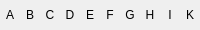
       <widget class="QWidget" name="horizontalCoordinate_2" native="true">
        <property name="sizePolicy">
         <sizepolicy hsizetype="Preferred" vsizetype="Fixed">
          <horstretch>0</horstretch>
          <verstretch>0</verstretch>
         </sizepolicy>
        </property>
        <property name="minimumSize">
         <size>
          <width>0</width>
          <height>30</height>
         </size>
        </property>
        <property name="maximumSize">
         <size>
          <width>16777215</width>
          <height>30</height>
         </size>
        </property>
        <layout class="QHBoxLayout" name="horizontalLayout_2">
         <property name="spacing">
          <number>0</number>
         </property>
         <property name="leftMargin">
          <number>0</number>
         </property>
         <property name="topMargin">
          <number>0</number>
         </property>
         <property name="rightMargin">
          <number>0</number>
         </property>
         <property name="bottomMargin">
          <number>0</number>
         </property>
         <item>
          <widget class="QLabel" name="label_22">
           <property name="text">
            <string>A</string>
           </property>
           <property name="alignment">
            <set>Qt::AlignCenter</set>
           </property>
          </widget>
         </item>
         <item>
          <widget class="QLabel" name="label_21">
           <property name="text">
            <string>B</string>
           </property>
           <property name="alignment">
            <set>Qt::AlignCenter</set>
           </property>
          </widget>
         </item>
         <item>
          <widget class="QLabel" name="label_23">
           <property name="text">
            <string>C</string>
           </property>
           <property name="alignment">
            <set>Qt::AlignCenter</set>
           </property>
          </widget>
         </item>
         <item>
          <widget class="QLabel" name="label_24">
           <property name="text">
            <string>D</string>
           </property>
           <property name="alignment">
            <set>Qt::AlignCenter</set>
           </property>
          </widget>
         </item>
         <item>
          <widget class="QLabel" name="label_25">
           <property name="text">
            <string>E</string>
           </property>
           <property name="alignment">
            <set>Qt::AlignCenter</set>
           </property>
          </widget>
         </item>
         <item>
          <widget class="QLabel" name="label_26">
           <property name="text">
            <string>F</string>
           </property>
           <property name="alignment">
            <set>Qt::AlignCenter</set>
           </property>
          </widget>
         </item>
         <item>
          <widget class="QLabel" name="label_27">
           <property name="text">
            <string>G</string>
           </property>
           <property name="alignment">
            <set>Qt::AlignCenter</set>
           </property>
          </widget>
         </item>
         <item>
          <widget class="QLabel" name="label_28">
           <property name="text">
            <string>H</string>
           </property>
           <property name="alignment">
            <set>Qt::AlignCenter</set>
           </property>
          </widget>
         </item>
         <item>
          <widget class="QLabel" name="label_29">
           <property name="text">
            <string>I</string>
           </property>
           <property name="alignment">
            <set>Qt::AlignCenter</set>
           </property>
          </widget>
         </item>
         <item>
          <widget class="QLabel" name="label_30">
           <property name="text">
            <string>K</string>
           </property>
           <property name="alignment">
            <set>Qt::AlignCenter</set>
           </property>
          </widget>
         </item>
        </layout>
       </widget>
